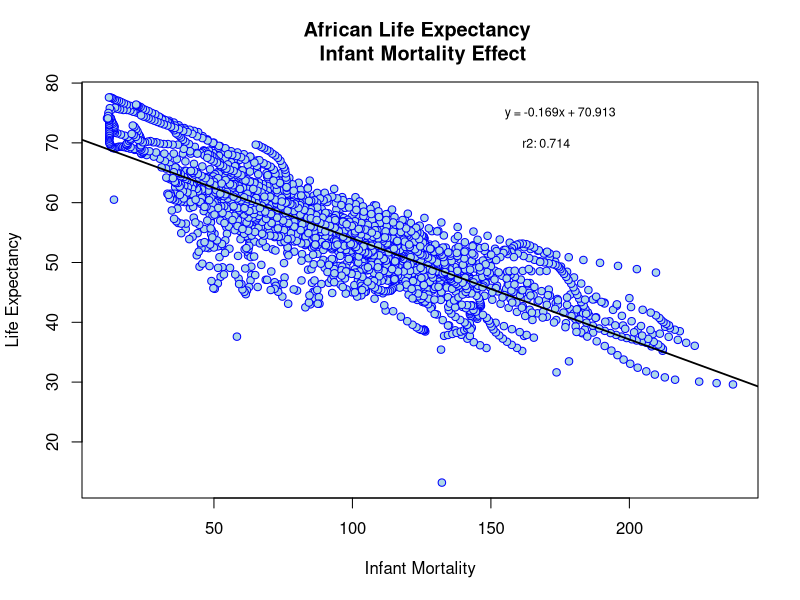
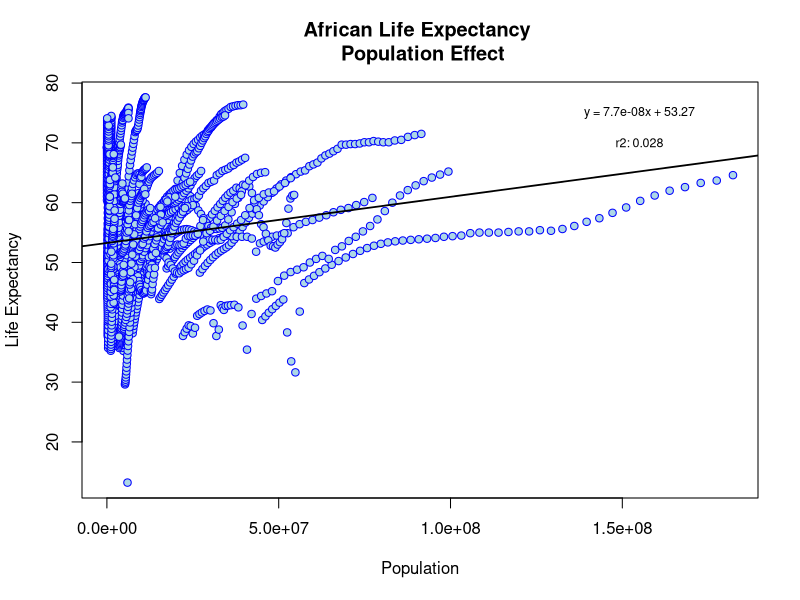
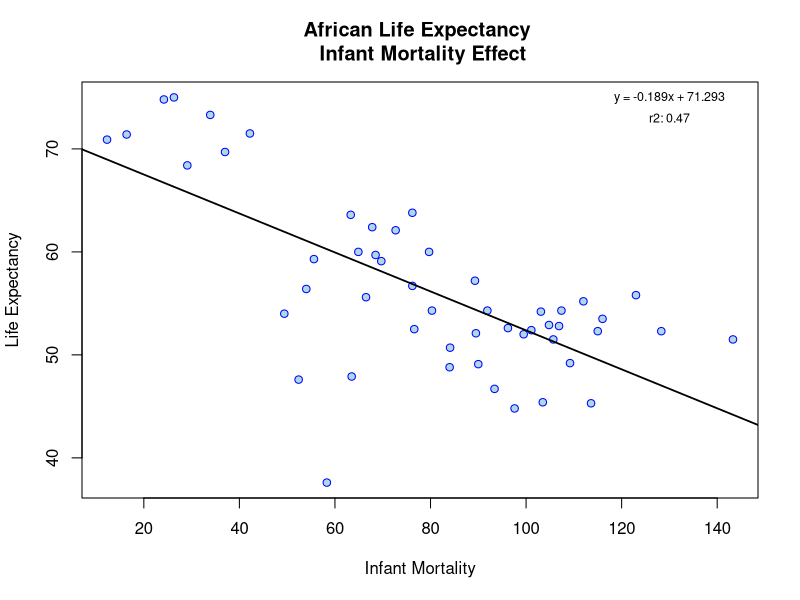
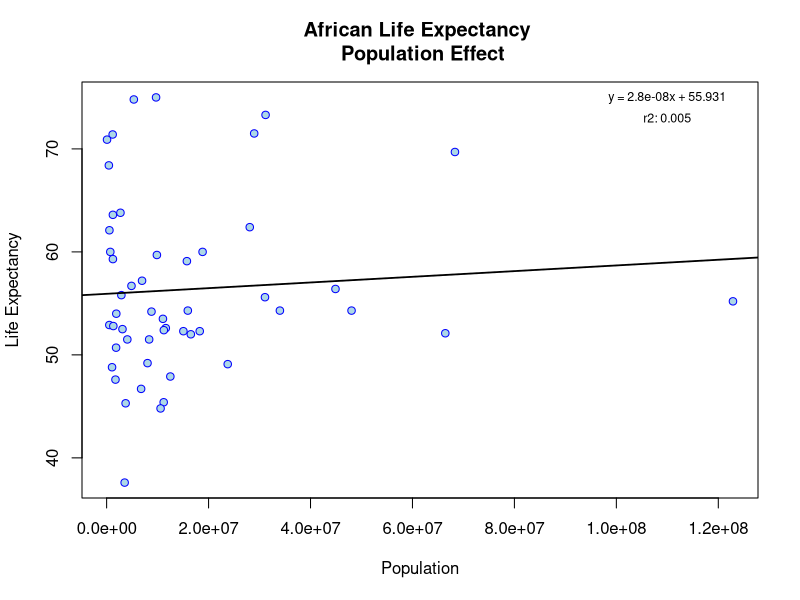

Here is the R script that generated these plots, in order:
## ---- chunk 1
library(dslabs) # to import dataset
update.packages('tidyverse')
library(tidyverse) # data aggregation
library(dplyr) # data aggregation? 
data(gapminder)
## ---- chunk 2
help("gapminder")
## ---- chunk 3
str(gapminder)
## ---- chunk 4
summary(gapminder)
## ---- chunk 5
class(gapminder)
## ---- chunk 6
africadata = filter(gapminder, continent == 'Africa')
head(africadata)
## ---- chunk 7
str(africadata)
## ---- chunk 8
summary(africadata)
## ---- chunk 9
infant_survival_rate = africadata %>%
  select(infant_mortality, life_expectancy)
head(infant_survival_rate)
## ---- chunk 10
str(infant_survival_rate)
## ---- chunk 11
summary(infant_survival_rate)
## ---- chunk 12
african_mortality = africadata %>%
  select(population, life_expectancy)
head(african_mortality)
## ---- chunk 13
str(african_mortality)
## ---- chunk 14
summary(african_mortality)
## ---- chunk 15
regression = lm(infant_survival_rate$life_expectancy ~ infant_survival_rate$infant_mortality)
rsq <- function(x, y) summary(lm(infant_survival_rate$life_expectancy ~ infant_survival_rate$infant_mortality))$r.squared
r_square = round(rsq(obs, mod), 3)
# summary(regression)$coefficients - keep to sanity check
coeff = round(summary(regression)$coefficients[2],3)
y_int = round(summary(regression)$coefficients[1],3)
plot(
  infant_survival_rate$infant_mortality,
  infant_survival_rate$life_expectancy,
  main='African Life Expectancy \n Infant Mortality Effect',
  xlab='Infant Mortality',
  ylab='Life Expectancy',
   col='blue', 
   bg='lightblue', 
   pch = 21,
)
# rsq_str = expression(paste("r"^"2:"))
rsq_str = "r2: "
text(175, 75, paste0('y = ', coeff, 'x + ', y_int), cex=0.75)
text(170, 70, paste0(rsq_str, r_square), cex=0.75)
abline(
  lm(
    infant_survival_rate$life_expectancy ~ infant_survival_rate$infant_mortality),
  col='black',
  lwd=1.75)
## ---- chunk 16
regression = lm(african_mortality$life_expectancy ~ african_mortality$population)
rsq <- function(x, y) summary(lm(african_mortality$life_expectancy ~ african_mortality$population))$r.squared
r_square = round(rsq(obs, mod), 3)
# summary(regression)$coefficients - keep to sanity check
coeff = round(summary(regression)$coefficients[2],9)
y_int = round(summary(regression)$coefficients[1],3)
plot(
  african_mortality$population,
  african_mortality$life_expectancy,
  main='African Life Expectancy \n Population Effect',
  xlab='Population',
  ylab='Life Expectancy',
  col='blue', 
  bg='lightblue', 
  pch = 21,
)
# rsq_str = expression(paste("r"^"2:"))
rsq_str = "r2: "
text(155000000, 75, paste0('y = ', coeff, 'x + ', y_int), cex=0.75)
text(155000000, 70, paste0(rsq_str, r_square), cex=0.75)
abline(
lm(
  african_mortality$life_expectancy ~ african_mortality$population),
col='black',
lwd=1.75)
## ---- chunk 17
miss_inf_mort_rows = africadata %>%
  filter(is.na(infant_mortality))
head(miss_inf_mort_rows)
## ---- chunk 18
miss_inf_mort_yrs = miss_inf_mort_rows %>%
  group_by(year) %>%
  count(infant_mortality)
miss_inf_mort_yrs
## ---- chunk 19
africadata2000 = filter(africadata, year == 2000)
africadata2000
## ---- chunk 20
str(africadata2000)
## ---- chunk 21
summary(africadata2000)
## ---- chunk 22
african_mortality2000 = africadata2000 %>%
  select(population, life_expectancy)
head(african_mortality2000)
## ---- chunk 23
infant_survival_rate2000 = africadata2000 %>%
  select(infant_mortality, life_expectancy)
head(african_mortality2000)
## ---- chunk 24
regression = lm(infant_survival_rate2000$life_expectancy ~ infant_survival_rate2000$infant_mortality)
rsq <- function(x, y) summary(lm(infant_survival_rate2000$life_expectancy ~ infant_survival_rate2000$infant_mortality))$r.squared
r_square = round(rsq(obs, mod), 3)
# summary(regression)$coefficients - keep to sanity check
coeff = round(summary(regression)$coefficients[2],3)
y_int = round(summary(regression)$coefficients[1],3)
plot(
  infant_survival_rate2000$infant_mortality,
  infant_survival_rate2000$life_expectancy,
  main='African Life Expectancy \n Infant Mortality Effect',
  xlab='Infant Mortality',
  ylab='Life Expectancy',
   col='blue', 
   bg='lightblue', 
   pch = 21,
)
# rsq_str = expression(paste("r"^"2:"))
rsq_str = "r2: "
text(130, 75, paste0('y = ', coeff, 'x + ', y_int), cex=0.75)
text(130, 73, paste0(rsq_str, r_square), cex=0.75)
abline(
  lm(
    infant_survival_rate2000$life_expectancy ~ infant_survival_rate2000$infant_mortality),
  col='black',
  lwd=1.75)
## ---- chunk 25
regression = lm(african_mortality2000$life_expectancy ~ african_mortality2000$population)
rsq <- function(x, y) summary(lm(african_mortality2000$life_expectancy ~ african_mortality2000$population))$r.squared
r_square = round(rsq(obs, mod), 3)
# summary(regression)$coefficients - keep to sanity check
coeff = round(summary(regression)$coefficients[2],9)
y_int = round(summary(regression)$coefficients[1],3)
plot(
  african_mortality2000$population,
  african_mortality2000$life_expectancy,
  main='African Life Expectancy \n Population Effect',
  xlab='Population',
  ylab='Life Expectancy',
  col='blue', 
  bg='lightblue', 
  pch = 21,
)
# rsq_str = expression(paste("r"^"2:"))
rsq_str = "r2: "
text(110000000, 75, paste0('y = ', coeff, 'x + ', y_int), cex=0.75)
text(110000000, 73, paste0(rsq_str, r_square), cex=0.75)
abline(
lm(
  african_mortality2000$life_expectancy ~ african_mortality2000$population),
col='black',
lwd=1.75)
## ---- chunk 26
fit1 = lm(infant_survival_rate2000$life_expectancy ~ infant_survival_rate2000$infant_mortality)
summary(fit1)
## ---- chunk 27
fit2 = lm(african_mortality2000$life_expectancy ~ african_mortality2000$population)
summary(fit2)
